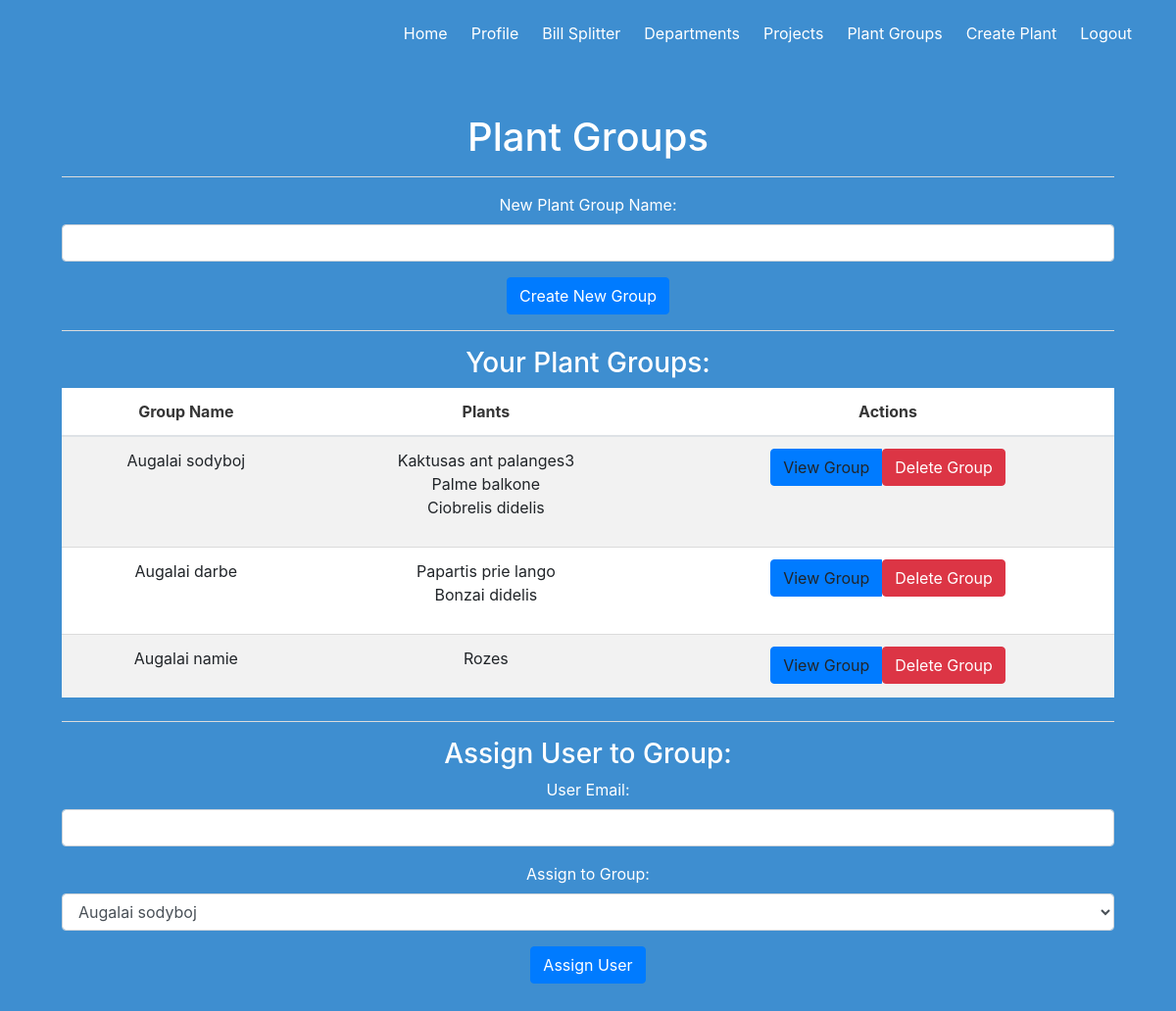
The page /plants/plant_groups (signed in) on the database its author committed.
### project/models.py (models this page shows)
class PlantGroup(db.Model):
    id = db.Column(db.Integer, primary_key=True)
    name = db.Column(db.String(255), nullable=False, unique=True)

class PlantSingle(db.Model):
    id = db.Column(db.Integer, primary_key=True)
    name = db.Column(db.String(255), nullable=False)
    type = db.Column(db.String(255))
    picture = db.Column(db.String(1000))
    watering_frequency = db.Column(db.Integer, nullable=False)
    replanting_frequency = db.Column(db.Integer)
    fertilizations_frequency = db.Column(db.Integer)

### project/plants.py (the view, shortened to what this page needs)
@plants_bp.route('/plant_groups', methods=['GET', 'POST'])
@jwt_required
@login_required
def plant_groups():
    user_id = current_user.get_id()
    plant_groups = PlantGroup.query.join(PlantGroupUsers).filter(PlantGroupUsers.user_id == user_id).all()
    plant_names = {}
    for group in plant_groups:
        intermediaries = PlantGroupIntermediary.query.filter_by(plant_group_id=group.id).all()
        plant_names[group.name] = [intermediary.plant.name for intermediary in intermediaries]
    return render_template('plant_groups.html', plant_groups=plant_groups, plant_names=plant_names)

### project/auth.py (called while the page is built)
def jwt_required(func):
    @wraps(func)
    def wrapper(*args, **kwargs):
        token = None
        if 'Authorization' in request.headers:
            parts = request.headers['Authorization'].split()
            if len(parts) == 2 and parts[0] == 'Bearer':
                token = parts[1]
        if not token:
            token = request.cookies.get('jwt_token')
        if not token:
            return Response('Authorization token is missing.', status=401)
        try:
            data = jwt.decode(token, JWT_SECRET_KEY, algorithms=['HS256'])
            current_user = User.query.get(data['user_id'])
        except:
            return Response('Authorization token is invalid.', status=401)
        return func(*args, **kwargs)
    return wrapper

### project/templates/plant_groups.html (shortened to what this page needs)
{% extends 'base.html' %} {% block content %}
<h1>Plant Groups</h1>
<hr />
<form method="post">
  <div class="form-group">
    <label for="group_name">New Plant Group Name:</label>
    <input
      type="text"
      class="form-control"
      id="group_name"
      name="group_name"
      required
    />
  </div>
  <button type="submit" class="btn btn-primary">Create New Group</button>
</form>
<hr />
<h3>Your Plant Groups:</h3>
{% if plant_groups %}
<table class="table table-striped">
  <thead>
    <tr>
      <th>Group Name</th>
      <th>Plants</th>
      <th>Actions</th>
    </tr>
  </thead>
  <tbody>
    {% for group in plant_groups %}
    <tr>
      <td>{{ group.name }}</td>
      <td>
        <ul>
          {% if plant_names.get(group.name) %} {% for plant_name in
          plant_names.get(group.name) %}
          <li>{{ plant_name }}</li>
          {% endfor %} {% else %}
          <li>No plants assigned</li>
          {% endif %}
        </ul>
      </td>
      <td>
        <div class="btn-group" role="group">
          <a
            href="{{ url_for('plants.plant_group_single', group_id=group.id) }}"
            class="btn btn-primary"
            >View Group</a
          >
          <form
            method="post"
            action="{{ url_for('plants.delete_group', group_id=group.id) }}"
            onsubmit="return confirm('Are you sure you want to delete this plant group? This action cannot be undone.');"
          >
            <button type="submit" class="btn btn-danger">Delete Group</button>
          </form>
        </div>
      </td>
    </tr>
    {% endfor %}
  </tbody>
</table>
{% else %}
<p>No plant groups found.</p>
{% endif %}
<hr />
<h3>Assign User to Group:</h3>
<form method="post">
  <div class="form-group">
    <label for="user_email">User Email:</label>
    <input
      type="email"
      class="form-control"
      id="user_email"
      name="user_email"
      required
    />
  </div>
  <div class="form-group">
    <label for="assigned_group">Assign to Group:</label>
    <select
      class="form-control"
      id="assigned_group"
      name="assigned_group"
      required
    >
      {% for group in plant_groups %}
      <option value="{{ group.id }}">{{ group.name }}</option>
      {% endfor %}
    </select>
  </div>
  <button type="submit" class="btn btn-primary">Assign User</button>
</form>
{% endblock %}

### rows shown on the page
PlantGroup: name "Augalai sodyboj"
PlantSingle: name "Kaktusas ant palanges3"
PlantSingle: name "Palme balkone"
PlantSingle: name "Ciobrelis didelis"
PlantGroup: name "Augalai darbe"
PlantSingle: name "Papartis prie lango"
PlantSingle: name "Bonzai didelis"
PlantGroup: name "Augalai namie"
PlantSingle: name "Rozes"

### other values the page prints
form field assigned_group "Augalai sodyboj"
